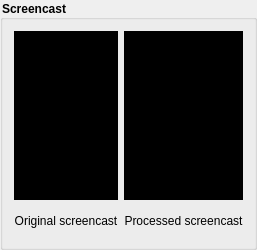
              <widget class="QGroupBox" name="groupBox_2">
               <property name="sizePolicy">
                <sizepolicy hsizetype="Ignored" vsizetype="Expanding">
                 <horstretch>0</horstretch>
                 <verstretch>0</verstretch>
                </sizepolicy>
               </property>
               <property name="minimumSize">
                <size>
                 <width>0</width>
                 <height>250</height>
                </size>
               </property>
               <property name="styleSheet">
                <string notr="true">QGroupBox {
font-weight: 700;
}</string>
               </property>
               <property name="title">
                <string>Screencast</string>
               </property>
               <layout class="QGridLayout" name="gridLayout">
                <item row="1" column="0">
                 <widget class="QLabel" name="outputOriginalScreencastLabel">
                  <property name="maximumSize">
                   <size>
                    <width>16777215</width>
                    <height>30</height>
                   </size>
                  </property>
                  <property name="text">
                   <string>Original screencast</string>
                  </property>
                  <property name="alignment">
                   <set>Qt::AlignCenter</set>
                  </property>
                 </widget>
                </item>
                <item row="0" column="1">
                 <widget class="HoverLabel" name="outputProcessedScreencast">
                  <property name="styleSheet">
                   <string notr="true">QLabel {
   background: black;
}</string>
                  </property>
                  <property name="text">
                   <string/>
                  </property>
                  <property name="alignment">
                   <set>Qt::AlignCenter</set>
                  </property>
                 </widget>
                </item>
                <item row="1" column="1">
                 <widget class="QLabel" name="outputProcessedScreencastLabel">
                  <property name="maximumSize">
                   <size>
                    <width>16777215</width>
                    <height>30</height>
                   </size>
                  </property>
                  <property name="text">
                   <string>Processed screencast</string>
                  </property>
                  <property name="alignment">
                   <set>Qt::AlignCenter</set>
                  </property>
                 </widget>
                </item>
                <item row="0" column="0">
                 <widget class="HoverLabel" name="outputOriginalScreencast">
                  <property name="contextMenuPolicy">
                   <enum>Qt::CustomContextMenu</enum>
                  </property>
                  <property name="styleSheet">
                   <string notr="true">QLabel {
   background: black;
}</string>
                  </property>
                  <property name="text">
                   <string/>
                  </property>
                  <property name="alignment">
                   <set>Qt::AlignCenter</set>
                  </property>
                 </widget>
                </item>
               </layout>
              </widget>
